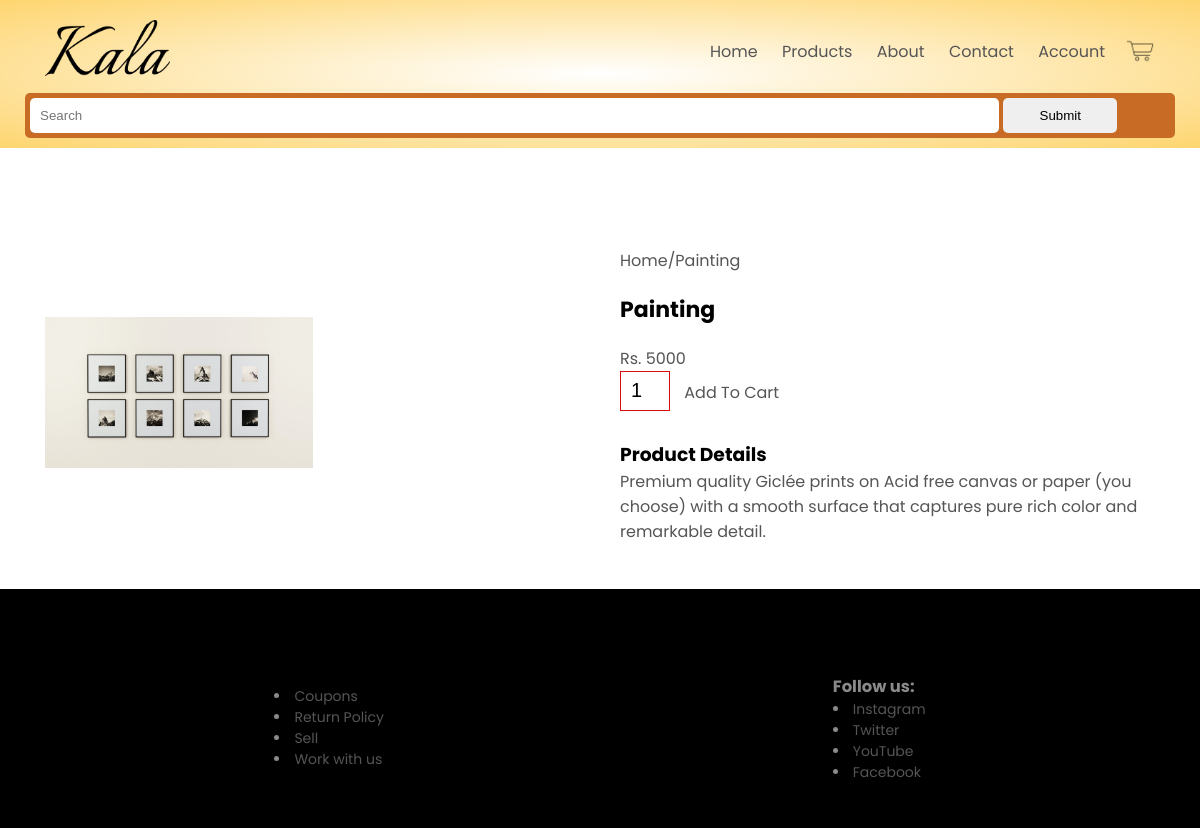
The app's page /product/4 with its own data.
### kala/models.py (models this page shows, shortened)
class Product(models.Model):
    id = models.AutoField
    product_name = models.CharField(max_length = 50)
    category = models.CharField(max_length=50, default='')
    price = models.IntegerField(default = 0)
    desc = models.CharField(max_length = 300)
    pub_date = models.DateField(default=date.today)
    image = models.ImageField(upload_to="static/images",default='')

### kala/views.py (the view)
# urls.py: path('product/<int:prodid>', views.product, name = 'Product'),
def product(request,prodid):
    prod = Product.objects.filter(id=prodid)
    return render(request,'product.html',{'prod':prod[0]})

### templates/product.html (shortened to what this page needs)
{% extends 'basic.html' %}
{% load static %}
{% block body %}
<link rel="stylesheet" href="{% static 'css/styleproduct.css' %}">
<div class="display single-product">
    <div class="row">
        <div class="col-2">
            <img class="img" src="{{prod.image.url}}" width="90%" >
        </div>
        <div class="col-2">
            <p>Home/{{prod.product_name}}</p>
            <h4>{{prod.product_name}}</h4>
            <p>Rs. {{prod.price}}</p>
            <input type="number" value="1">
            <a href="" class="btn">Add To Cart</a>
            <h3><br>Product Details </h3>
            <p>{{prod.desc}}</p>
        </div>
    </div>
</div>
{% endblock %}

### kala/static/css/style.css (style rules this page uses)
* { margin: 0; padding: 0; box-sizing: border-box; }
body { font-family: 'Poppins', sans-serif; }
a { text-decoration: none; color: #555; }
p { color: #555; }

### kala/static/css/styleproduct.css (style rules this page uses)
* { margin: 0; padding: 0; box-sizing: border-box; }
.row { display: flex; align-items: center; flex-wrap: wrap; justify-content: space-around; margin: 25px; column-gap: 0px; }
.col-2 { width: 50%; }
.col-2 img { width: 50%; }
.single-product { margin-top: 80px; }
.single-product .col-2 img { padding:0; }
.single-product .col-2 { padding: 20px; }
.single-product h4 { margin:20px 0; font-size: 22px; font-weight: bold; }
.single-product input { width: 50px; height: 40px; padding-left: 10px; font-size: 20px; margin-right: 10px; border: 1px solid rgb(216, 12, 12); }

### records on screen
Product: image (picture), product_name "Painting", price "5000", desc "Premium quality Giclée prints on Acid free canvas or paper (you choose) with a smooth surface that captures pure rich color and remarkable detail."
